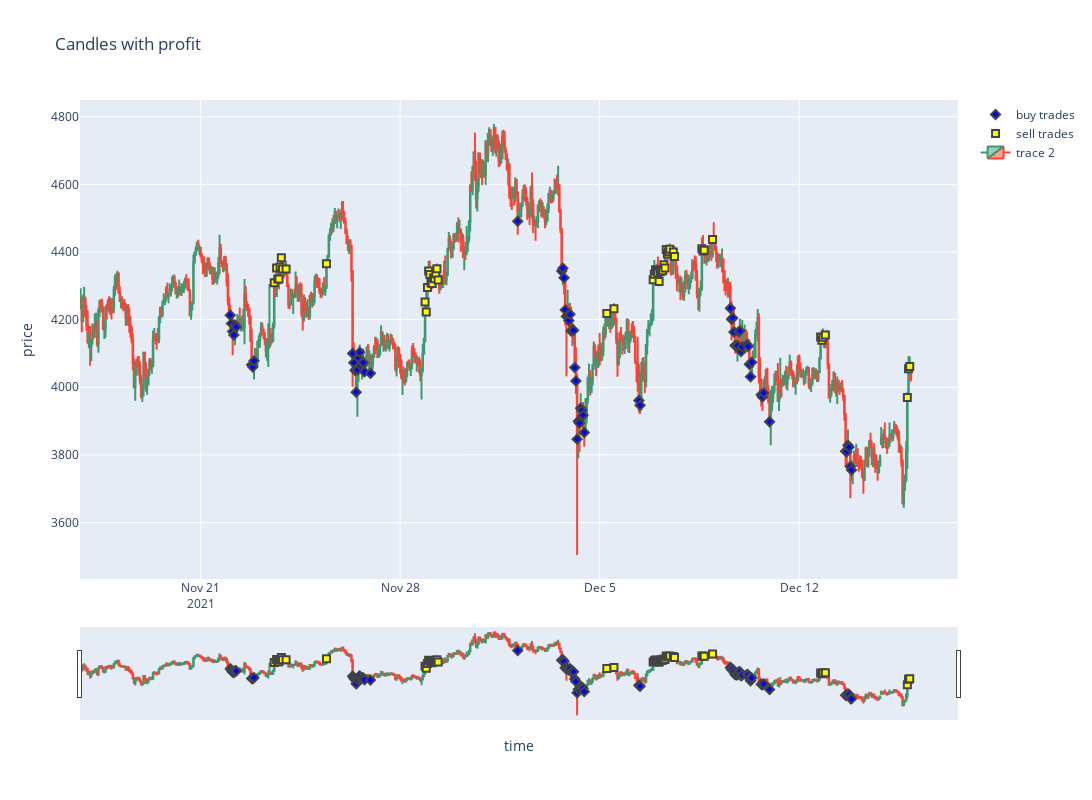
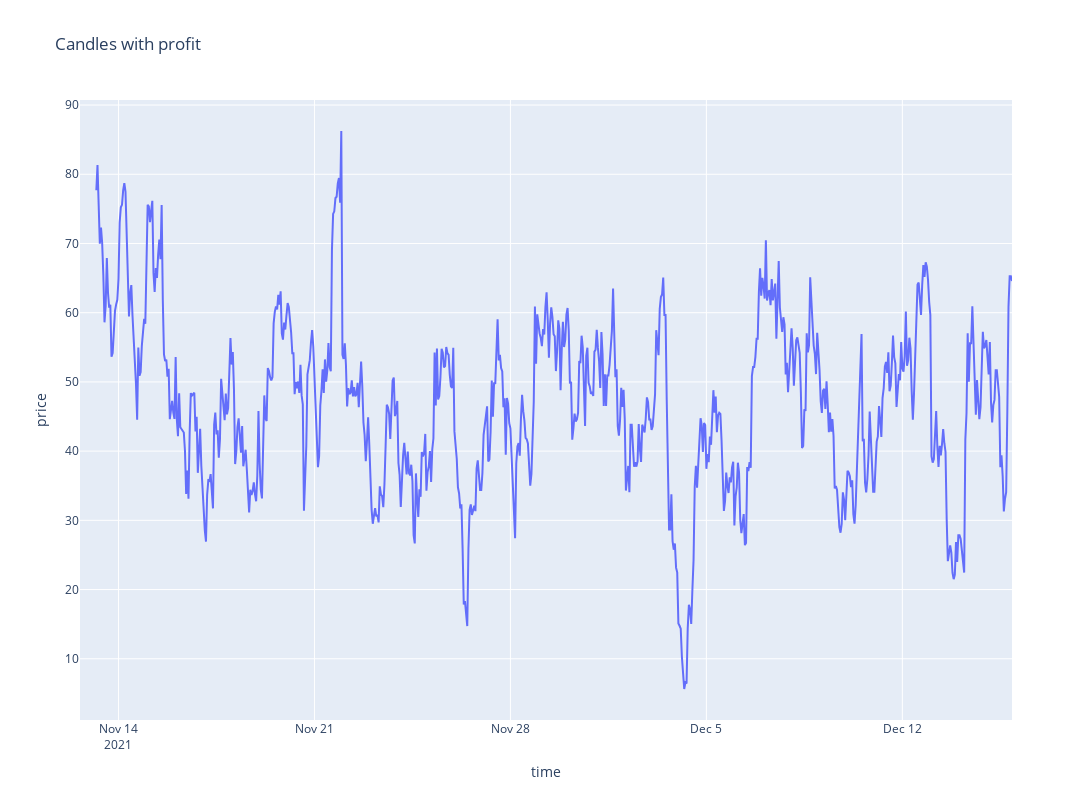

Notebook code cell kept with these figures, in order:
### Code cell
fbot = FakeBot("simple_strategy/config.yml")
res0 = fbot.test_strategy(calc_indicators, check_buy_signals, check_sell_signals, last_n_days=20)
fig = plot_trades_on_candles(res0, fbot.config['currency_pairs'][0], fbot.config['exchange'], fbot.config['ticker'], 700)
fig.show()

fig = go.Figure()
candles['rsi'] = ta.RSI(candles, timeperiod=14)
fig.add_trace(go.Scatter(
    x=candles['date'],
    y=candles['rsi'],
    mode = 'lines',
    name='rsi',
    # marker_symbol='square',
    # marker=dict(
    #     color='yellow',
    #     line_width=2,
    #     size=7
    # )
    # xperiod="M1",
    # xperiodalignment="middle",
    # hovertemplate="%{y}%{_xother}"
))
fig.update_layout(
    title="Candles with profit",
    xaxis_title="time",
    yaxis_title="price",
    width=1500,
    height=800
)
fig.show()

### Figure 1 — Plotly figure (JSON) as saved in the notebook; plotly's stock layout.template omitted (floating-point values rounded to 4 significant figures; data arrays with more than 128 entries replaced by an {"elided": "..."} marker saying what was removed)
{"data": [{"marker": {"color": "blue", "line": {"width": 2}, "size": 7, "symbol": "diamond"}, "mode": "markers", "name": "buy trades", "type": "scatter", "x": ["2021-11-22T01:00:00", "2021-11-22T02:00:00", "2021-11-22T03:00:00", "2021-11-22T04:00:00", "2021-11-22T05:00:00", "2021-11-22T06:00:00", "2021-11-22T19:00:00", "2021-11-22T20:00:00", "2021-11-22T21:00:00", "2021-11-26T08:00:00", "2021-11-26T09:00:00", "2021-11-26T10:00:00", "2021-11-26T11:00:00", "2021-11-26T12:00:00", "2021-11-26T13:00:00", "2021-11-26T14:00:00", "2021-11-26T15:00:00", "2021-11-26T16:00:00", "2021-11-26T17:00:00", "2021-11-26T18:00:00", "2021-11-26T23:00:00", "2021-12-02T03:00:00", "2021-12-03T16:00:00", "2021-12-03T17:00:00", "2021-12-03T18:00:00", "2021-12-03T19:00:00", "2021-12-03T20:00:00", "2021-12-03T21:00:00", "2021-12-03T22:00:00", "2021-12-03T23:00:00", "2021-12-04T00:00:00", "2021-12-04T01:00:00", "2021-12-04T02:00:00", "2021-12-04T03:00:00", "2021-12-04T04:00:00", "2021-12-04T05:00:00", "2021-12-04T06:00:00", "2021-12-04T07:00:00", "2021-12-04T08:00:00", "2021-12-04T09:00:00", "2021-12-04T10:00:00", "2021-12-04T11:00:00", "2021-12-06T09:00:00", "2021-12-06T10:00:00", "2021-12-09T14:00:00", "2021-12-09T15:00:00", "2021-12-09T16:00:00", "2021-12-09T17:00:00", "2021-12-09T18:00:00", "2021-12-09T19:00:00", "2021-12-09T20:00:00", "2021-12-09T21:00:00", "2021-12-09T22:00:00", "2021-12-09T23:00:00", "2021-12-10T00:00:00", "2021-12-10T04:00:00", "2021-12-10T05:00:00", "2021-12-10T06:00:00", "2021-12-10T07:00:00", "2021-12-10T08:00:00", "2021-12-10T16:00:00", "2021-12-10T17:00:00", "2021-12-10T18:00:00", "2021-12-10T23:00:00", "2021-12-13T15:00:00", "2021-12-13T16:00:00", "2021-12-13T17:00:00", "2021-12-13T18:00:00", "2021-12-13T19:00:00", "2021-12-13T20:00:00"], "y": [4213.0, 4188.0, 4165.0, 4154.0, 4184.0, 4178.0, 4066.0, 4060.0, 4078.0, 4100.0, 4073.0, 4050.0, 3985.0, 4051.0, 4087.0, 4104.0, 4064.0, 4072.0, 4073.0, 4045.0, 4041.0, 4491.0, 4344.0, 4352.0, 4324.0, 4229.0, 4210.0, 4213.0, 4198.0, 4216.0, 4166.0, 4171.0, 4168.0, 4058.0, 4019.0, 3846.0, 3900.0, 3894.0, 3938.0, 3932.0, 3917.0, 3866.0, 3961.0, 3947.0, 4233.0, 4201.0, 4205.0, 4163.0, 4123.0, 4122.0, 4123.0, 4164.0, 4167.0, 4106.0, 4119.0, 4127.0, 4121.0, 4068.0, 4031.0, 4074.0, 3978.0, 3971.0, 3983.0, 3898.0, 3811.0, 3809.0, 3828.0, 3823.0, 3766.0, 3755.0]}, {"marker": {"color": "yellow", "line": {"width": 2}, "size": 7, "symbol": "square"}, "mode": "markers", "name": "sell trades", "type": "scatter", "x": ["2021-11-23T14:00:00", "2021-11-23T16:00:00", "2021-11-23T17:00:00", "2021-11-23T18:00:00", "2021-11-23T19:00:00", "2021-11-23T20:00:00", "2021-11-23T21:00:00", "2021-11-24T00:00:00", "2021-11-25T10:00:00", "2021-11-28T21:00:00", "2021-11-28T22:00:00", "2021-11-28T23:00:00", "2021-11-29T00:00:00", "2021-11-29T01:00:00", "2021-11-29T02:00:00", "2021-11-29T03:00:00", "2021-11-29T04:00:00", "2021-11-29T05:00:00", "2021-11-29T06:00:00", "2021-11-29T07:00:00", "2021-11-29T08:00:00", "2021-12-05T06:00:00", "2021-12-05T12:00:00", "2021-12-06T21:00:00", "2021-12-06T22:00:00", "2021-12-06T23:00:00", "2021-12-07T00:00:00", "2021-12-07T01:00:00", "2021-12-07T02:00:00", "2021-12-07T03:00:00", "2021-12-07T04:00:00", "2021-12-07T05:00:00", "2021-12-07T06:00:00", "2021-12-07T07:00:00", "2021-12-07T08:00:00", "2021-12-07T09:00:00", "2021-12-07T10:00:00", "2021-12-07T11:00:00", "2021-12-07T14:00:00", "2021-12-07T15:00:00", "2021-12-08T14:00:00", "2021-12-08T15:00:00", "2021-12-08T16:00:00", "2021-12-08T23:00:00", "2021-12-12T18:00:00", "2021-12-12T19:00:00", "2021-12-12T20:00:00", "2021-12-12T22:00:00", "2021-12-15T19:00:00", "2021-12-15T20:00:00", "2021-12-15T21:00:00"], "y": [4309.0, 4353.0, 4321.0, 4320.0, 4356.0, 4383.0, 4350.0, 4350.0, 4365.0, 4252.0, 4223.0, 4295.0, 4344.0, 4333.0, 4309.0, 4307.0, 4324.0, 4321.0, 4336.0, 4351.0, 4317.0, 4218.0, 4232.0, 4318.0, 4334.0, 4348.0, 4342.0, 4337.0, 4313.0, 4342.0, 4347.0, 4344.0, 4362.0, 4353.0, 4408.0, 4394.0, 4401.0, 4408.0, 4400.0, 4387.0, 4409.0, 4403.0, 4405, 4437.0, 4149.0, 4139.0, 4148.0, 4154.0, 3970.0, 4055, 4062.0]}, {"close": {"elided": "700 float values"}, "high": {"elided": "700 float values"}, "low": {"elided": "700 float values"}, "open": {"elided": "700 float values"}, "type": "candlestick", "x": {"elided": "700 str values"}}], "layout": {"height": 800, "title": {"text": "Candles with profit"}, "width": 1500, "xaxis": {"autorange": true, "range": ["2021-11-16 18:30", "2021-12-17 12:25:57.8539"], "rangeslider": {"autorange": true, "range": ["2021-11-16 18:30", "2021-12-17 12:25:57.8539"], "yaxis": {"_template": null, "rangemode": "match"}}, "title": {"text": "time"}, "type": "date"}, "yaxis": {"autorange": true, "range": [3433.0, 4850.0], "title": {"text": "price"}, "type": "linear"}}}

### Figure 2 — Plotly figure (JSON) as saved in the notebook; plotly's stock layout.template omitted (floating-point values rounded to 4 significant figures; data arrays with more than 128 entries replaced by an {"elided": "..."} marker saying what was removed)
{"data": [{"mode": "lines", "name": "rsi", "type": "scatter", "x": {"elided": "800 str values"}, "y": {"elided": "800 float values"}}], "layout": {"height": 800, "title": {"text": "Candles with profit"}, "width": 1500, "xaxis": {"autorange": true, "range": ["2021-11-12 15:00", "2021-12-15 22:00"], "title": {"text": "time"}, "type": "date"}, "yaxis": {"autorange": true, "range": [1.15, 90.73], "title": {"text": "price"}, "type": "linear"}}}
